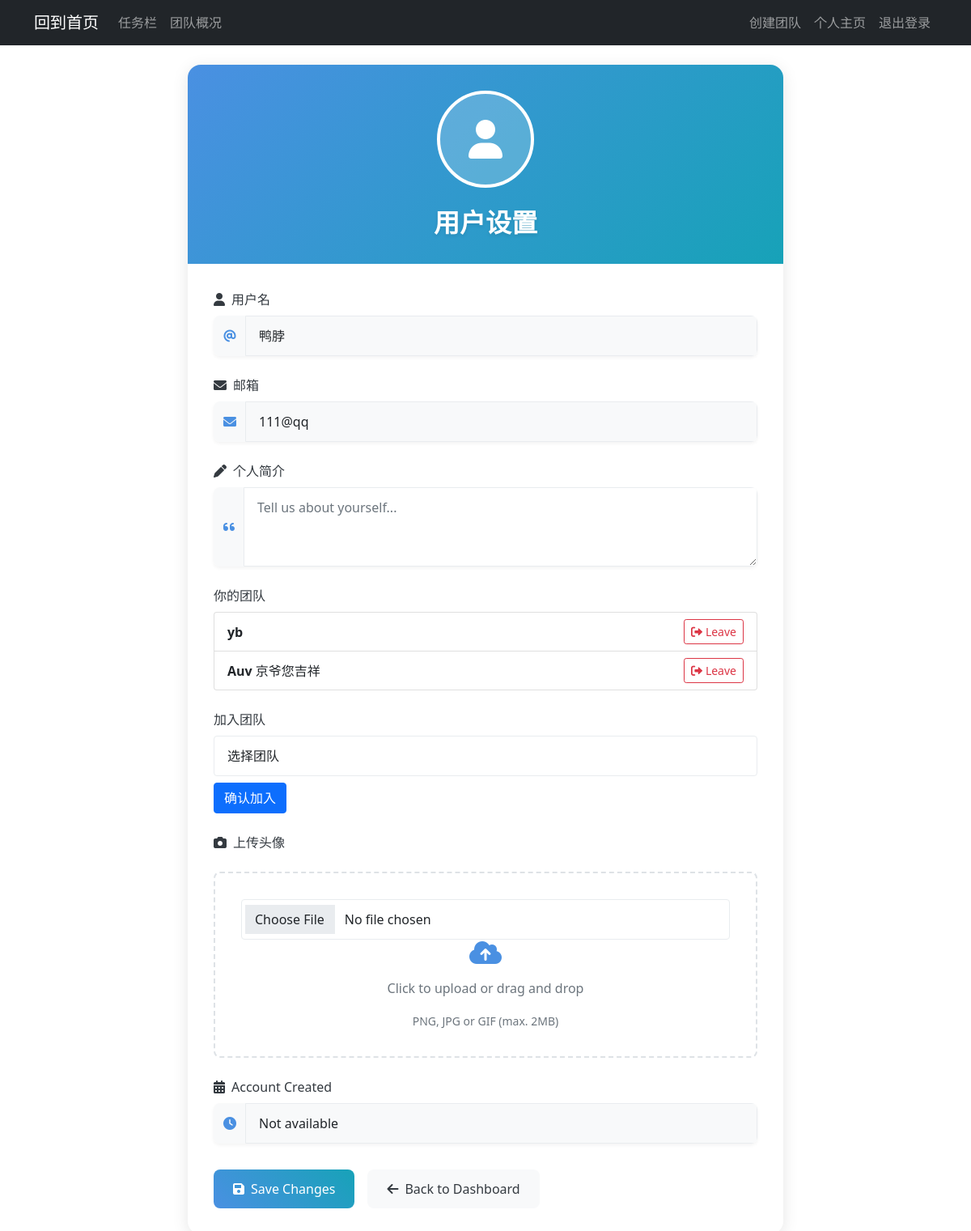
Page /profile (signed in) on the committed database.
### app.py (models this page shows, shortened)
class User(db.Model):
    id = db.Column(db.Integer, primary_key=True)
    username = db.Column(db.String(20), unique=True, nullable=False)
    email = db.Column(db.String(120), unique=True, nullable=False)
    password = db.Column(db.String(60), nullable=False)
    profile_picture = db.Column(db.String(20), nullable=True)  # Changed to nullable
    bio = db.Column(db.Text, nullable=True)
    created_at = db.Column(db.DateTime, nullable=True)  # Changed to nullable
    data = db.relationship('UserData',back_populates='user')
    is_admin = db.Column(db.Boolean, default=False)

class Team(db.Model):
    id = db.Column(db.Integer, primary_key=True)
    name = db.Column(db.String(100), nullable=False)
    description = db.Column(db.Text, nullable=True)
    members = db.relationship('User', secondary='team_members', backref='teams')

### app.py (the view, shortened to what this page needs)
@app.route('/profile', methods=['GET', 'POST'])
@login_required
def profile():
    user = User.query.get_or_404(session['user_id'])
    teams = Team.query.all()
    return render_template('profile.html', user=user, teams=teams)

### app.py (called while the page is built)
def login_required(f):
    @wraps(f)
    def decorated_function(*args, **kwargs):
        if 'user_id' not in session:
            flash('Please log in to access this page.', 'warning')
            return redirect(url_for('login'))
        return f(*args, **kwargs)
    return decorated_function

### templates/profile.html (shortened to what this page needs)
{% extends "base.html" %}
{% block content %}
<div class="container mt-4">
    <div class="row">
        <div class="col-md-8 offset-md-2">
            <div class="profile-card">
                <div class="profile-header">
                    <div class="profile-avatar">
                        {% if user.profile_picture %}
                        <img src="{{ url_for('static', filename='profile_pictures/' + user.profile_picture) }}"
                             alt="Profile Picture"
                             class="profile-image">
                        {% else %}
                        <div class="profile-image-placeholder">
                            <i class="fas fa-user"></i>
                        </div>
                        {% endif %}
                    </div>
                    <h2 class="profile-title">用户设置</h2>
                </div>
                <div class="profile-body">
                    <form method="POST" enctype="multipart/form-data" class="profile-form">
                        <div class="form-group">
                            <label for="username" class="form-label">
                                <i class="fas fa-user me-2"></i>用户名
                            </label>
                            <div class="input-group">
                                <span class="input-group-text"><i class="fas fa-at"></i></span>
                                <input type="text" class="form-control" id="username" value="{{ user.username }}" disabled>
                            </div>
                        </div>
                        <div class="form-group">
                            <label for="email" class="form-label">
                                <i class="fas fa-envelope me-2"></i>邮箱
                            </label>
                            <div class="input-group">
                                <span class="input-group-text"><i class="fas fa-envelope"></i></span>
                                <input type="email" class="form-control" id="email" value="{{ user.email }}" disabled>
                            </div>
                        </div>
                        <div class="form-group">
                            <label for="bio" class="form-label">
                                <i class="fas fa-pen me-2"></i>个人简介
                            </label>
                            <div class="input-group">
                                <span class="input-group-text"><i class="fas fa-quote-left"></i></span>
                                <textarea class="form-control" id="bio" name="bio" rows="3" placeholder="Tell us about yourself...">{{ user.bio or '' }}</textarea>
                            </div>
                        </div>
                        <div class="form-group">
                            <label for="teams" class="form-label">你的团队</label>
                            <ul class="list-group">
                                {% if user.teams %}
                                    {% for team in user.teams %}
                                    <li class="list-group-item d-flex justify-content-between align-items-center">
                                        <div>
                                            <strong>{{ team.name }}</strong> {{ team.description }}
                                        </div>
                                        <a href="{{ url_for('leave_team', team_id=team.id) }}"
                                        class="btn btn-outline-danger btn-sm"
                                        onclick="return confirm('Are you sure you want to leave this team?')">
                                            <i class="fas fa-sign-out-alt me-1"></i>Leave
                                        </a>
                                    </li>
                                    {% endfor %}
                                {% else %}
                                    <li class="list-group-item">You are not part of any team.</li>
                                {% endif %}
                            </ul>
                        </div>
                        <div class="form-group">
                            <label for="join_team" class="form-label">加入团队</label>
                            <select class="form-control" name="team_id">
                                <option value="">选择团队</option>
                            </select>
                            <button type="submit" class="btn btn-primary mt-2">确认加入</button>
                        </div>
                        <div class="form-group">
                            <label for="profile_picture" class="form-label">
                                <i class="fas fa-camera me-2"></i>上传头像
                            </label>
                            <div class="profile-picture-upload">
                                <div class="upload-area" id="uploadArea">
                                    <input type="file" class="form-control" id="profile_picture" name="profile_picture" accept="image/*">
                                    <div class="upload-prompt">
                                        <i class="fas fa-cloud-upload-alt"></i>
                                        <p>Click to upload or drag and drop</p>
                                        <small>PNG, JPG or GIF (max. 2MB)</small>
                                    </div>
                                </div>
                            </div>
                        </div>
                        <div class="form-group">
                            <label class="form-label">
                                <i class="fas fa-calendar-alt me-2"></i>Account Created
                            </label>
                            <div class="input-group">
                                <span class="input-group-text"><i class="fas fa-clock"></i></span>
                                <input type="text" class="form-control" value="{{ user.created_at.strftime('%Y-%m-%d %H:%M:%S') if user.created_at else 'Not available' }}" disabled>
                            </div>
                        </div>
                        <div class="form-actions">
                            <button type="submit" class="btn btn-primary save-btn">
                                <i class="fas fa-save me-2"></i>Save Changes
                            </button>
                            <a href="{{ url_for('dashboard') }}" class="btn btn-secondary back-btn">
                                <i class="fas fa-arrow-left me-2"></i>Back to Dashboard
                            </a>
                        </div>
                    </form>
                </div>
            </div>
        </div>
    </div>
</div>
{% endblock %}

### templates/profile.html (style rules this page uses)
:root { --primary-color: #4a90e2; --secondary-color: #6c757d; --success-color: #28a745; --danger-color: #dc3545; --warning-color: #ffc107; --info-color: #17a2b8; --light-color: #f8f9fa; --dark-color: #343a40; }
.profile-card { background: #ffffff; border-radius: 1rem; box-shadow: 0 4px 20px rgba(0, 0, 0, 0.1); overflow: hidden; transition: transform 0.3s ease; }
.profile-header { background: linear-gradient(135deg, var(--primary-color), var(--info-color)); padding: 2rem; text-align: center; color: white; position: relative; }
.profile-title { margin: 0; font-size: 2rem; font-weight: 600; text-shadow: 0 2px 4px rgba(0, 0, 0, 0.1); }
.profile-avatar { margin-bottom: 1.5rem; }
.profile-image-placeholder { width: 120px; height: 120px; border-radius: 50%; background: rgba(255, 255, 255, 0.2); display: flex; align-items: center; justify-content: center; margin: 0 auto; border: 4px solid white; }
.profile-image-placeholder i { font-size: 3rem; color: white; }
.profile-body { padding: 2rem; }
.form-group { margin-bottom: 1.5rem; }
.form-label { font-weight: 500; color: var(--dark-color); margin-bottom: 0.5rem; }
.input-group { box-shadow: 0 2px 4px rgba(0, 0, 0, 0.05); border-radius: 0.5rem; overflow: hidden; }
.input-group-text { background: var(--light-color); border: none; color: var(--primary-color); }
.form-control { border: 1px solid #e9ecef; padding: 0.75rem 1rem; transition: all 0.3s ease; }
.form-control:disabled { background-color: var(--light-color); cursor: not-allowed; }
.profile-picture-upload { margin-top: 1rem; }
.upload-area { border: 2px dashed #dee2e6; border-radius: 0.5rem; padding: 2rem; text-align: center; cursor: pointer; transition: all 0.3s ease; }
.upload-prompt { color: var(--secondary-color); }
.upload-prompt i { font-size: 2rem; color: var(--primary-color); margin-bottom: 1rem; }
.form-actions { display: flex; gap: 1rem; margin-top: 2rem; }
.save-btn, .back-btn { padding: 0.75rem 1.5rem; border-radius: 0.5rem; font-weight: 500; transition: all 0.3s ease; }
.save-btn { background: linear-gradient(45deg, var(--primary-color), var(--info-color)); border: none; }
.back-btn { background: var(--light-color); color: var(--dark-color); border: none; }
.profile-card { animation: fadeIn 0.5s ease-out; }

### rows in the picture
User: username "鸭脖", email "111@qq", created_at "Not available"
Team: name "yb"
Team: name "Auv", description "京爷您吉祥"
